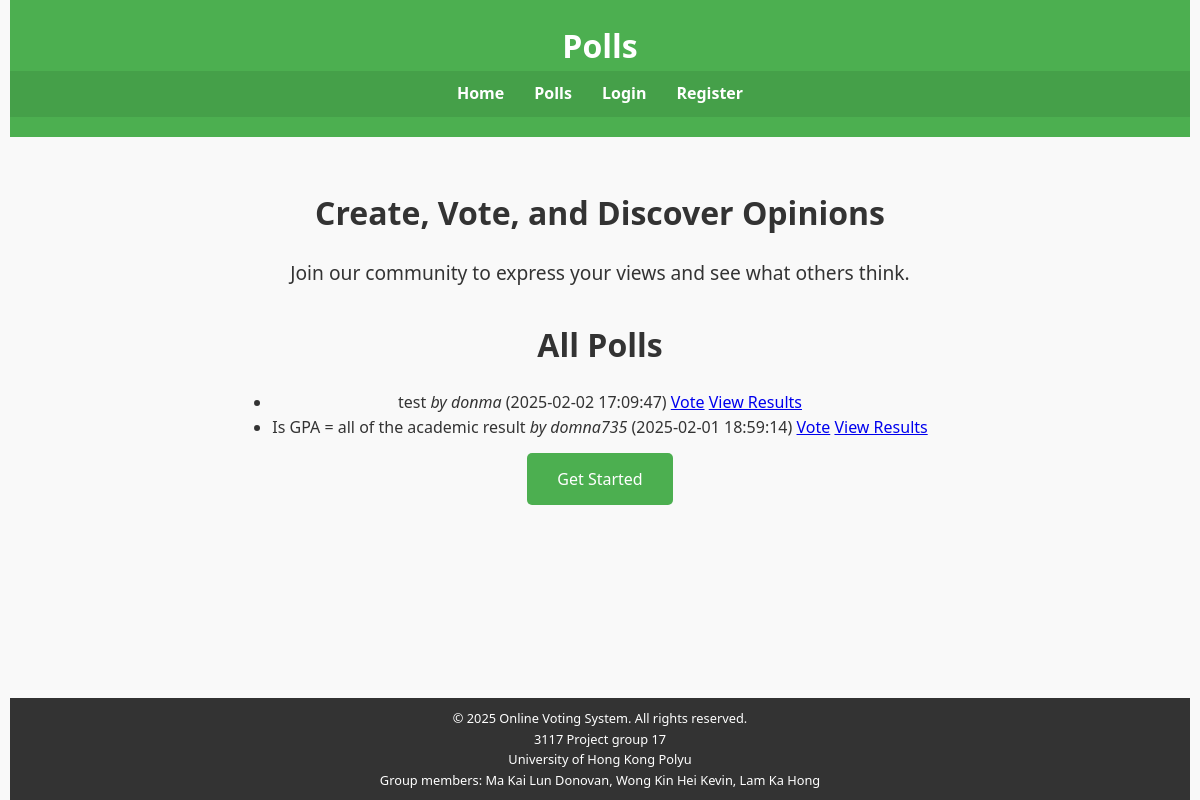
Before: /polls.php with the older database file.
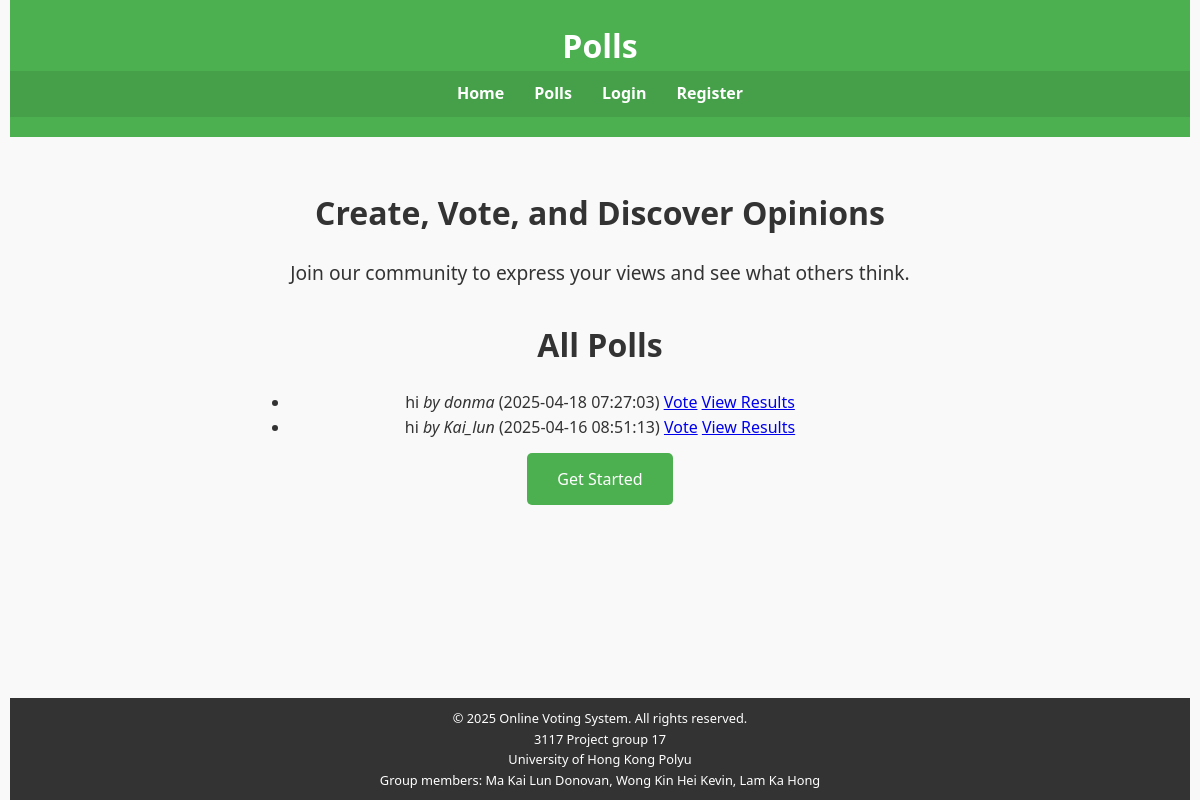
After: the same page with the newer database file.
### tables this page shows
CREATE TABLE `polls` (
  `poll_id` int(11) NOT NULL,
  `user_id` int(11) NOT NULL,
  `question` text NOT NULL,
  `created_at` timestamp NOT NULL DEFAULT current_timestamp(),
  `content` text DEFAULT NULL
);

CREATE TABLE `users` (
  `user_id` int(11) NOT NULL,
  `login_id` varchar(50) NOT NULL,
  `nickname` varchar(50) NOT NULL,
  `email` varchar(100) NOT NULL,
  `profile_pic` varchar(255) DEFAULT NULL,
  `password` varchar(255) NOT NULL,
  `created_at` timestamp NOT NULL DEFAULT current_timestamp(),
  `login_attempts` int(11) DEFAULT 0,
  `last_attempt` datetime DEFAULT NULL
);

### polls.php (the view, shortened to what this page needs)
<?php
include('db_connect.php');
$sort = isset($_GET['sort']) ? htmlspecialchars($_GET['sort'], ENT_QUOTES, 'UTF-8') : 'created_at';
$order = isset($_GET['order']) ? htmlspecialchars($_GET['order'], ENT_QUOTES, 'UTF-8') : 'DESC';
?>
<!DOCTYPE html>
<html lang="en">
<head>
    <link rel="stylesheet" href="styles.css">
</head>
<body>
    <header>
        <h1>Polls</h1>
        <?php include('nav.php'); display_nav(1); ?>
    </header>
    <main>
        <section class="intro">
            <h2>Create, Vote, and Discover Opinions</h2>
            <p>Join our community to express your views and see what others think.</p>
            <section>
                <h2>All Polls</h2>
                <ul>
                    <?php
                    $sql = "SELECT polls.poll_id, polls.question, users.nickname AS creator, polls.created_at
                            FROM polls
                            JOIN users ON polls.user_id = users.user_id
                            ORDER BY " . $sort . " " . $order;
                    $stmt = $conn->prepare($sql);
                    if (!$stmt) {
                        error_log("Prepare failed (fetch polls): " . $conn->error);
                        echo "<li>An error occurred. Please try again later.</li>";
                    } else {
                        $stmt->execute();
                        $result = $stmt->get_result();
                        if ($result && $result->num_rows > 0) {
                            while ($row = $result->fetch_assoc()) {
                                $question = htmlspecialchars($row['question'], ENT_QUOTES, 'UTF-8');
                                $creator  = htmlspecialchars($row['creator'], ENT_QUOTES, 'UTF-8');
                                $poll_id  = intval($row['poll_id']);
                                $created_at = htmlspecialchars($row['created_at'], ENT_QUOTES, 'UTF-8');
                                echo "<li>" . $question . " <em>by " . $creator . "</em> " .
                                     "<span class='date'>(" . $created_at . ")</span> " .
                                     "<a href='vote.php?poll_id=" . $poll_id . "'>Vote</a> " .
                                     "<a href='view_results.php?poll_id=" . $poll_id . "'>View Results</a></li>";
                            }
                        } else {
                            echo "<li>No polls found.</li>";
                        }
                    }
                    ?>
                </ul>
            </section>
            <br>
            <?php
            if (isset($_SESSION['user_id'])) {
                echo '<a href="create_poll.php" class="btn">Create Poll</a>';
            } else {
                echo '<a href="login.php" class="btn">Get Started</a>';
            }
            ?>
        </section>
    </main>
    <?php include('footer.php'); ?>
</body>
</html>

### nav.php (shortened to what this page needs)
<?php
function display_nav($type) {
    echo '<nav>
            <ul>
                <li><a href="index.php">Home</a></li>
                <li><a href="polls.php">Polls</a></li>';
    if ($type === 2) {
        echo '<li><a href="login.php">Login</a></li>
              <li><a href="register.php">Register</a></li>';
    } else {
        if (isset($_SESSION['user_id'])) {
            echo '<li><a href="create_poll.php">Create Poll</a></li>
                  <li><a href="manage_polls.php">Manage Polls</a></li>
                  <li><a href="manage_profile.php">Manage Account</a></li>
                  <li><a href="logout.php">Logout</a></li>';
        } else {
            echo '<li><a href="login.php">Login</a></li>
                  <li><a href="register.php">Register</a></li>';
        }
    }
    echo '    </ul>
          </nav>';
}
?>

### footer.php
<footer>
    <p>&copy; 2025 Online Voting System. All rights reserved.
        <br>3117 Project group 17
        <br>University of Hong Kong Polyu
        <br>Group members: Ma Kai Lun Donovan, Wong Kin Hei Kevin, Lam Ka Hong
    </p>
</footer>

### styles.css (style rules this page uses)
* { box-sizing: border-box; margin: 0; padding: 0; }
body { font-family: 'Segoe UI', Tahoma, Geneva, Verdana, sans-serif; background-color: #f9f9f9; color: #333; line-height: 1.6; display: flex; flex-direction: column; min-height: 100vh; padding: 0 10px; }
header { background-color: #4caf50; color: white; padding: 20px 0; text-align: center; position: sticky; top: 0; z-index: 1000; }
nav ul { list-style: none; display: flex; justify-content: center; background-color: #45a049; padding: 10px 0; margin: 0; }
nav ul li { margin: 0 15px; }
nav ul li a { color: white; text-decoration: none; font-weight: bold; transition: color 0.3s ease; }
main { flex: 1; padding: 50px 20px; text-align: center; max-width: 800px; margin: 0 auto; }
.intro h2 { font-size: 2em; margin-bottom: 20px; }
.intro p { font-size: 1.2em; margin-bottom: 30px; }
.btn, .button { background-color: #4caf50; color: white; padding: 15px 30px; border: none; border-radius: 5px; font-size: 1em; text-decoration: none; cursor: pointer; transition: background-color 0.3s, transform 0.2s; }
footer { background-color: #333; color: white; padding: 10px 0; text-align: center; font-size: 0.8em; width: 100%; margin-top: auto; }

Changed rows visible on the page:
removed polls: question "test", user.nickname "donma", created_at "2025-02-02 17:09:47"
removed polls: question "Is GPA = all of the academic result", user.nickname "domna735", created_at "2025-02-01 18:59:14"
added polls: question "hi", user.nickname "donma", created_at "2025-04-18 07:27:03"
added polls: question "hi", user.nickname "Kai_lun", created_at "2025-04-16 08:51:13"
